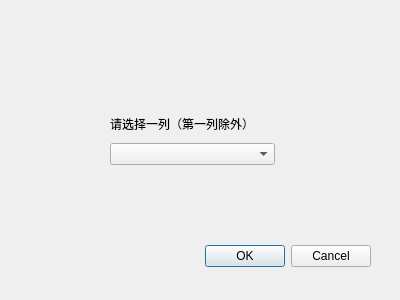
<?xml version="1.0" encoding="UTF-8"?>
<ui version="4.0">
 <class>AverageAndMeanDialog</class>
 <widget class="QDialog" name="AverageAndMeanDialog">
  <property name="geometry">
   <rect>
    <x>0</x>
    <y>0</y>
    <width>400</width>
    <height>300</height>
   </rect>
  </property>
  <property name="windowTitle">
   <string>Dialog</string>
  </property>
  <widget class="QDialogButtonBox" name="buttonBox">
   <property name="geometry">
    <rect>
     <x>30</x>
     <y>240</y>
     <width>341</width>
     <height>32</height>
    </rect>
   </property>
   <property name="orientation">
    <enum>Qt::Horizontal</enum>
   </property>
   <property name="standardButtons">
    <set>QDialogButtonBox::Cancel|QDialogButtonBox::Ok</set>
   </property>
  </widget>
  <widget class="QWidget" name="">
   <property name="geometry">
    <rect>
     <x>110</x>
     <y>110</y>
     <width>165</width>
     <height>55</height>
    </rect>
   </property>
   <layout class="QVBoxLayout" name="verticalLayout">
    <item>
     <widget class="QLabel" name="label">
      <property name="text">
       <string>请选择一列（第一列除外）</string>
      </property>
     </widget>
    </item>
    <item>
     <widget class="QComboBox" name="comboBox"/>
    </item>
   </layout>
  </widget>
 </widget>
 <resources/>
 <connections>
  <connection>
   <sender>buttonBox</sender>
   <signal>accepted()</signal>
   <receiver>AverageAndMeanDialog</receiver>
   <slot>accept()</slot>
   <hints>
    <hint type="sourcelabel">
     <x>248</x>
     <y>254</y>
    </hint>
    <hint type="destinationlabel">
     <x>157</x>
     <y>274</y>
    </hint>
   </hints>
  </connection>
  <connection>
   <sender>buttonBox</sender>
   <signal>rejected()</signal>
   <receiver>AverageAndMeanDialog</receiver>
   <slot>reject()</slot>
   <hints>
    <hint type="sourcelabel">
     <x>316</x>
     <y>260</y>
    </hint>
    <hint type="destinationlabel">
     <x>286</x>
     <y>274</y>
    </hint>
   </hints>
  </connection>
 </connections>
</ui>
